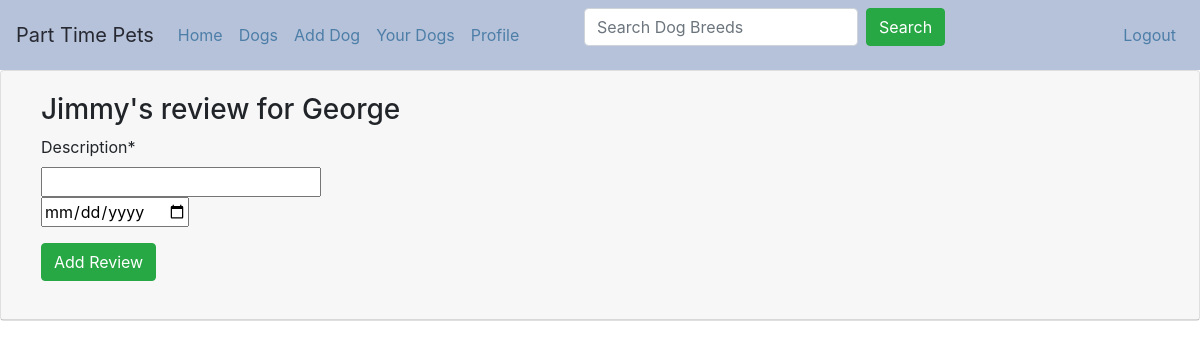
/add_review/44 (signed in), run on an earlier commit of the app's database.
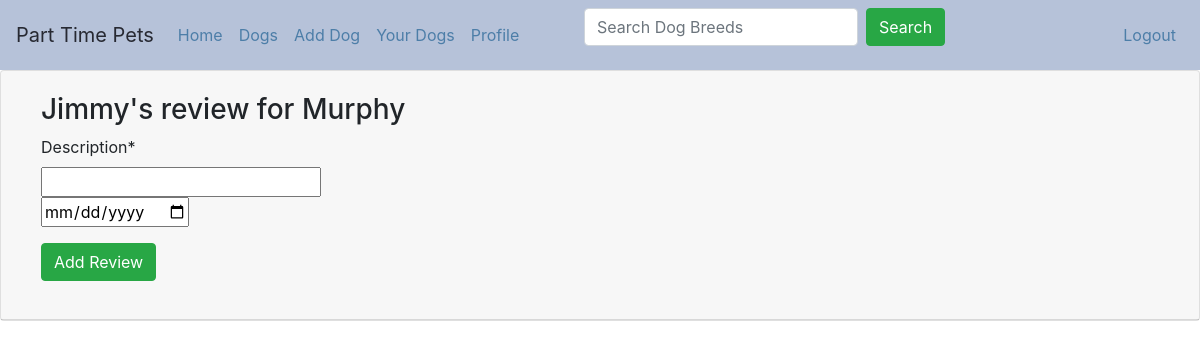
And on a later commit of the database.
### app/models.py (models this page shows)
class Dog(models.Model):
    name = models.CharField(max_length=100, blank=False)
    description = models.CharField(max_length=200, blank=False)
    is_available = models.BooleanField(default=True)
    image = models.FileField(upload_to='images/')
    owner = models.ForeignKey(User, on_delete=models.CASCADE)
    breed = models.ForeignKey(Breed, on_delete=models.CASCADE)
    class Meta:
        ordering = ('name',)

### app/views.py (the view, shortened to what this page needs)
# urls.py: path('add_review/<int:dog_id>', views.add_review, name='add_review'),
@login_required
def add_review(request, dog_id):
    currentuser = request.user
    if request.method == 'GET':
        dog = get_object_or_404(Dog, id=dog_id)
        add_review = DogReviewForm()
        template_name = 'dogs/add_review.html'
        context = {'add_review': add_review, 'dog': dog}
        return render(request, template_name, context)

### app/forms.py
class DogReviewForm(forms.ModelForm):
    class Meta:
        model = Review
        fields = ('description', 'date')
        labels = {'description': 'Description', 'date': 'Date of Review'}
        widgets = {'date': DateInput(),}
    def __init__(self, *args, **kwargs):
        super(DogReviewForm, self).__init__(*args, **kwargs)
        self.helper = FormHelper()
        self.helper.form_tag = False
        self.helper.form_class = 'form-inline'
        self.helper.field_template = 'bootstrap3/layout/inline_field.html'
        self.helper.layout = Layout(
          Field('description', style='width: 25%;'),
          'date',
        )

### app/templates/dogs/add_review.html (shortened to what this page needs)
{% extends 'base.html' %}
{% load crispy_forms_tags %}
{% block content %}
<div class='card mb-3'>
    <div class='card-header'>
        <div class='card-body' style='padding-top: 10px; padding-bottom: 10px;'>
            <form id="add_review" method="POST" action="{% url 'app:add_review' dog.id %}">
                <h3>{{ user.first_name }}'s review for {{ dog.name }}</h3>
                {% crispy add_review %}
                <input class="btn btn-success" type="submit" name="submit" value="Add Review" />
            </form>
        </div>
    </div>
</div>
{% endblock content %}

What changed in the data, as far as the page shows it:
changed Dog: name "George" → "Murphy"
